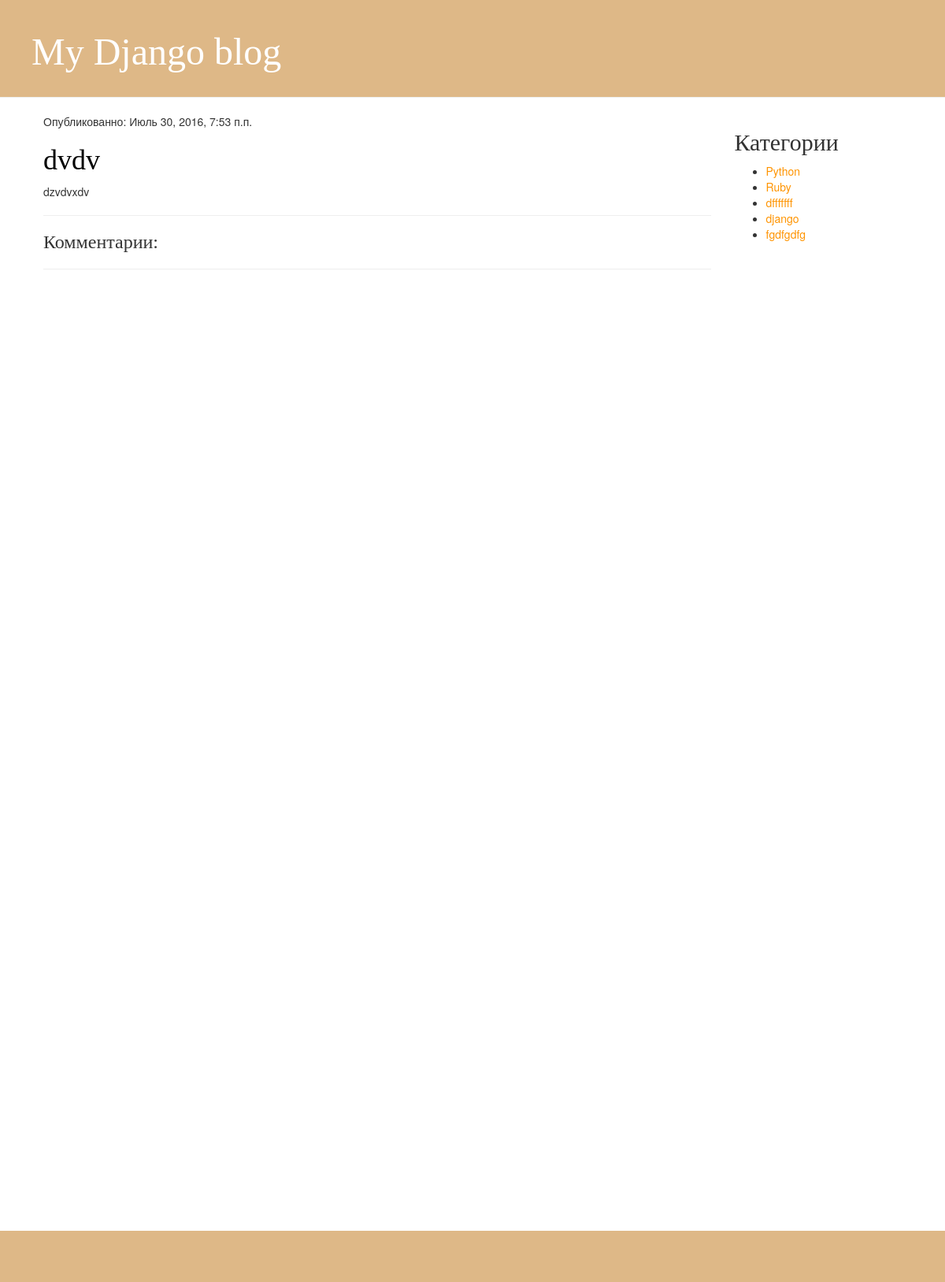
The page /post/5 on the database its author committed.
### blog/models.py (models this page shows, shortened)
class Post(models.Model):
	title = models.CharField(max_length=224, verbose_name = "Заголовок")
	body = RichTextField(max_length=1300, verbose_name = "Текст")
	date = models.DateTimeField(default=datetime.now)
	category = models.ForeignKey(Category, verbose_name = 'Категория')
	published = models.BooleanField(default=False, verbose_name = 'Публикация')
	class Meta:
		ordering = ['-date']
		verbose_name = 'Статия'
		verbose_name_plural = 'Статьи'

class Category(models.Model):
	name = models.CharField(max_length=224, verbose_name = "Категория")
	class Meta:
		verbose_name = 'Категория'
		verbose_name_plural = 'Категории'

### blog/views.py (the view)
# urls.py: url(r'^post/(?P<id>[0-9]+)$', detailpost, name="post_detail"),
def detailpost(request,id):
	try:
		post = Post.objects.get(id=id)
	except Post.DoesNotExist:
		raise Http404
	return render(request, 'post/detail.html', {'post':post})

### blog/templatetags/sidebar.py (called while the page is built)
@register.inclusion_tag("sidebar.html")
def sidebar():
	category = Category.objects.all().order_by("name")
	return {'cat':category}

### templates/post/detail.html (shortened to what this page needs)
{% extends 'base.html' %}
{% load comments %}
{% block content %}
    <div class="post">
        <p>Опубликованно: {{ post.date }}</p>
        <h1><a href="">{{ post.title }}</a></h1>
        <p>{{ post.body|linebreaksbr }}</p>
    </div>
    <hr>
    <div class="comments">
    <h3>Комментарии: </h3>
    	{% get_comment_count for post as comment_count %}
    	<hr>
    </div>
{% endblock %}

### templates/sidebar.html
   <div class="categories">
       <h2>Категории</h2>
       <ul>
           {% for cat_list in cat %}
           <li class="category">
              <a href="{% url 'category_list' id=cat_list.id %}">{{ cat_list.name }}</a>
           </li>
           {% endfor %}
       </ul>
   </div>

### static/css/style.css (style rules this page uses)
a { color: #ff9400; }
h1, h2, h3, h4 { font-family: 'Lobster', cursive; }
.post a { margin-bottom: 70px; color #ffffff }
.post h1 a, .post h1 a:visited { color: #000000; }

### rows shown on the page
Post: date "Июль 30, 2016, 7:53 п.п.", title "dvdv", body "dzvdvxdv"
Category: name "Python"
Category: name "Ruby"
Category: name "dfffffff"
Category: name "django"
Category: name "fgdfgdfg"
